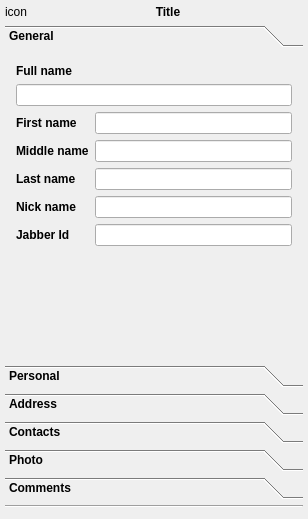
<?xml version="1.0" encoding="UTF-8"?>
<ui version="4.0">
 <class>VCardDialogClass</class>
 <widget class="QDialog" name="VCardDialogClass">
  <property name="geometry">
   <rect>
    <x>0</x>
    <y>0</y>
    <width>308</width>
    <height>519</height>
   </rect>
  </property>
  <property name="sizePolicy">
   <sizepolicy hsizetype="Expanding" vsizetype="Expanding">
    <horstretch>0</horstretch>
    <verstretch>0</verstretch>
   </sizepolicy>
  </property>
  <layout class="QVBoxLayout" name="verticalLayout">
   <property name="leftMargin">
    <number>5</number>
   </property>
   <property name="topMargin">
    <number>5</number>
   </property>
   <property name="rightMargin">
    <number>5</number>
   </property>
   <property name="bottomMargin">
    <number>5</number>
   </property>
   <item>
    <layout class="QHBoxLayout" name="horizontalLayout">
     <item>
      <widget class="QLabel" name="lblIcon">
       <property name="sizePolicy">
        <sizepolicy hsizetype="Preferred" vsizetype="Fixed">
         <horstretch>0</horstretch>
         <verstretch>0</verstretch>
        </sizepolicy>
       </property>
       <property name="text">
        <string>icon</string>
       </property>
      </widget>
     </item>
     <item>
      <widget class="QLabel" name="lblTitle">
       <property name="sizePolicy">
        <sizepolicy hsizetype="Expanding" vsizetype="Fixed">
         <horstretch>0</horstretch>
         <verstretch>0</verstretch>
        </sizepolicy>
       </property>
       <property name="font">
        <font>
         <weight>75</weight>
         <bold>true</bold>
        </font>
       </property>
       <property name="text">
        <string>Title</string>
       </property>
       <property name="alignment">
        <set>Qt::AlignCenter</set>
       </property>
      </widget>
     </item>
    </layout>
   </item>
   <item>
    <widget class="QToolBox" name="twtVCard">
     <property name="sizePolicy">
      <sizepolicy hsizetype="Expanding" vsizetype="Expanding">
       <horstretch>0</horstretch>
       <verstretch>0</verstretch>
      </sizepolicy>
     </property>
     <property name="font">
      <font>
       <weight>75</weight>
       <bold>true</bold>
      </font>
     </property>
     <widget class="QWidget" name="tabGeneral">
      <property name="geometry">
       <rect>
        <x>0</x>
        <y>0</y>
        <width>298</width>
        <height>311</height>
       </rect>
      </property>
      <property name="sizePolicy">
       <sizepolicy hsizetype="Expanding" vsizetype="Expanding">
        <horstretch>0</horstretch>
        <verstretch>0</verstretch>
       </sizepolicy>
      </property>
      <attribute name="label">
       <string>General</string>
      </attribute>
      <layout class="QFormLayout" name="formLayout_2">
       <item row="0" column="0">
        <widget class="QLabel" name="lblFullName">
         <property name="text">
          <string>Full name</string>
         </property>
         <property name="textFormat">
          <enum>Qt::PlainText</enum>
         </property>
        </widget>
       </item>
       <item row="1" column="0" colspan="2">
        <widget class="QLineEdit" name="lneFullName"/>
       </item>
       <item row="2" column="0">
        <widget class="QLabel" name="lblFirstName">
         <property name="text">
          <string>First name</string>
         </property>
         <property name="textFormat">
          <enum>Qt::PlainText</enum>
         </property>
        </widget>
       </item>
       <item row="2" column="1">
        <widget class="QLineEdit" name="lneFirstName"/>
       </item>
       <item row="3" column="0">
        <widget class="QLabel" name="lblMiddleName">
         <property name="text">
          <string>Middle name</string>
         </property>
         <property name="textFormat">
          <enum>Qt::PlainText</enum>
         </property>
        </widget>
       </item>
       <item row="3" column="1">
        <widget class="QLineEdit" name="lneMiddleName"/>
       </item>
       <item row="4" column="0">
        <widget class="QLabel" name="lblLastName">
         <property name="text">
          <string>Last name</string>
         </property>
         <property name="textFormat">
          <enum>Qt::PlainText</enum>
         </property>
        </widget>
       </item>
       <item row="4" column="1">
        <widget class="QLineEdit" name="lneLastName"/>
       </item>
       <item row="5" column="0">
        <widget class="QLabel" name="lblNickName">
         <property name="text">
          <string>Nick name</string>
         </property>
         <property name="textFormat">
          <enum>Qt::PlainText</enum>
         </property>
        </widget>
       </item>
       <item row="5" column="1">
        <widget class="QLineEdit" name="lneNickName"/>
       </item>
       <item row="6" column="0">
        <widget class="QLabel" name="lblJabberId">
         <property name="text">
          <string>Jabber Id</string>
         </property>
         <property name="textFormat">
          <enum>Qt::PlainText</enum>
         </property>
        </widget>
       </item>
       <item row="6" column="1">
        <widget class="QLineEdit" name="lneJabberId"/>
       </item>
      </layout>
     </widget>
     <widget class="QWidget" name="tabPersonal">
      <property name="geometry">
       <rect>
        <x>0</x>
        <y>0</y>
        <width>228</width>
        <height>220</height>
       </rect>
      </property>
      <property name="sizePolicy">
       <sizepolicy hsizetype="Expanding" vsizetype="Expanding">
        <horstretch>0</horstretch>
        <verstretch>0</verstretch>
       </sizepolicy>
      </property>
      <attribute name="label">
       <string>Personal</string>
      </attribute>
      <layout class="QFormLayout" name="formLayout">
       <item row="0" column="0">
        <widget class="QLabel" name="lblBirthday">
         <property name="text">
          <string>Birthday</string>
         </property>
         <property name="textFormat">
          <enum>Qt::PlainText</enum>
         </property>
        </widget>
       </item>
       <item row="0" column="1">
        <widget class="QDateEdit" name="dedBirthday">
         <property name="sizePolicy">
          <sizepolicy hsizetype="Expanding" vsizetype="Fixed">
           <horstretch>0</horstretch>
           <verstretch>0</verstretch>
          </sizepolicy>
         </property>
         <property name="dateTime">
          <datetime>
           <hour>0</hour>
           <minute>0</minute>
           <second>0</second>
           <year>1900</year>
           <month>1</month>
           <day>1</day>
          </datetime>
         </property>
         <property name="minimumDateTime">
          <datetime>
           <hour>0</hour>
           <minute>0</minute>
           <second>0</second>
           <year>1900</year>
           <month>1</month>
           <day>1</day>
          </datetime>
         </property>
         <property name="displayFormat">
          <string>dd.MMMM.yyyy</string>
         </property>
         <property name="calendarPopup">
          <bool>true</bool>
         </property>
        </widget>
       </item>
       <item row="1" column="0">
        <widget class="QLabel" name="lblGender">
         <property name="text">
          <string>Gender</string>
         </property>
         <property name="textFormat">
          <enum>Qt::PlainText</enum>
         </property>
        </widget>
       </item>
       <item row="1" column="1">
        <widget class="QComboBox" name="cmbGender">
         <property name="sizePolicy">
          <sizepolicy hsizetype="Expanding" vsizetype="Fixed">
           <horstretch>0</horstretch>
           <verstretch>0</verstretch>
          </sizepolicy>
         </property>
        </widget>
       </item>
       <item row="2" column="0">
        <widget class="QLabel" name="lblMarital">
         <property name="text">
          <string>Marital status</string>
         </property>
         <property name="textFormat">
          <enum>Qt::PlainText</enum>
         </property>
        </widget>
       </item>
       <item row="2" column="1">
        <widget class="QLineEdit" name="lneMarital"/>
       </item>
       <item row="3" column="0">
        <widget class="QLabel" name="lblOcuupation">
         <property name="text">
          <string>Occupation</string>
         </property>
         <property name="textFormat">
          <enum>Qt::PlainText</enum>
         </property>
        </widget>
       </item>
       <item row="3" column="1">
        <widget class="QLineEdit" name="lneTitle"/>
       </item>
       <item row="4" column="0">
        <widget class="QLabel" name="lblCompany">
         <property name="text">
          <string>Company</string>
         </property>
         <property name="textFormat">
          <enum>Qt::PlainText</enum>
         </property>
        </widget>
       </item>
       <item row="4" column="1">
        <widget class="QLineEdit" name="lneCompany"/>
       </item>
       <item row="5" column="0">
        <widget class="QLabel" name="lblDepartment">
         <property name="text">
          <string>Department</string>
         </property>
         <property name="textFormat">
          <enum>Qt::PlainText</enum>
         </property>
        </widget>
       </item>
       <item row="5" column="1">
        <widget class="QLineEdit" name="lneDepartment"/>
       </item>
       <item row="6" column="0">
        <widget class="QLabel" name="lblRole">
         <property name="text">
          <string>Role</string>
         </property>
         <property name="textFormat">
          <enum>Qt::PlainText</enum>
         </property>
        </widget>
       </item>
       <item row="6" column="1">
        <widget class="QLineEdit" name="lneRole"/>
       </item>
       <item row="7" column="0">
        <widget class="QLabel" name="lblHomePage">
         <property name="text">
          <string>Home page</string>
         </property>
         <property name="textFormat">
          <enum>Qt::PlainText</enum>
         </property>
        </widget>
       </item>
       <item row="7" column="1">
        <widget class="QLineEdit" name="lneHomePage"/>
       </item>
      </layout>
     </widget>
     <widget class="QWidget" name="tabAdress">
      <property name="geometry">
       <rect>
        <x>0</x>
        <y>0</y>
        <width>298</width>
        <height>311</height>
       </rect>
      </property>
      <property name="sizePolicy">
       <sizepolicy hsizetype="Expanding" vsizetype="Expanding">
        <horstretch>0</horstretch>
        <verstretch>0</verstretch>
       </sizepolicy>
      </property>
      <attribute name="label">
       <string>Address</string>
      </attribute>
      <layout class="QGridLayout" name="gridLayout_3">
       <property name="leftMargin">
        <number>2</number>
       </property>
       <property name="topMargin">
        <number>2</number>
       </property>
       <property name="rightMargin">
        <number>2</number>
       </property>
       <property name="bottomMargin">
        <number>2</number>
       </property>
       <property name="verticalSpacing">
        <number>4</number>
       </property>
       <item row="0" column="0">
        <widget class="QGroupBox" name="grbHomeAdress">
         <property name="sizePolicy">
          <sizepolicy hsizetype="Expanding" vsizetype="Preferred">
           <horstretch>0</horstretch>
           <verstretch>0</verstretch>
          </sizepolicy>
         </property>
         <property name="title">
          <string>Home</string>
         </property>
         <property name="flat">
          <bool>true</bool>
         </property>
         <layout class="QFormLayout" name="lotAdressHome">
          <property name="verticalSpacing">
           <number>6</number>
          </property>
          <property name="leftMargin">
           <number>6</number>
          </property>
          <property name="topMargin">
           <number>4</number>
          </property>
          <property name="rightMargin">
           <number>6</number>
          </property>
          <property name="bottomMargin">
           <number>4</number>
          </property>
          <item row="0" column="0">
           <widget class="QLabel" name="lblHomeStreet">
            <property name="text">
             <string>Street</string>
            </property>
            <property name="textFormat">
             <enum>Qt::PlainText</enum>
            </property>
           </widget>
          </item>
          <item row="0" column="1">
           <widget class="QLineEdit" name="lneHomeStreet"/>
          </item>
          <item row="1" column="0">
           <widget class="QLabel" name="lblHomeCity">
            <property name="text">
             <string>City</string>
            </property>
            <property name="textFormat">
             <enum>Qt::PlainText</enum>
            </property>
           </widget>
          </item>
          <item row="1" column="1">
           <widget class="QLineEdit" name="lneHomeCity"/>
          </item>
          <item row="2" column="0">
           <widget class="QLabel" name="lblHomeState">
            <property name="text">
             <string>State</string>
            </property>
            <property name="textFormat">
             <enum>Qt::PlainText</enum>
            </property>
           </widget>
          </item>
          <item row="2" column="1">
           <widget class="QLineEdit" name="lneHomeState"/>
          </item>
          <item row="3" column="0">
           <widget class="QLabel" name="lblHomeZip">
            <property name="text">
             <string>Zip code</string>
            </property>
            <property name="textFormat">
             <enum>Qt::PlainText</enum>
            </property>
           </widget>
          </item>
          <item row="3" column="1">
           <widget class="QLineEdit" name="lneHomeZip"/>
          </item>
          <item row="4" column="0">
           <widget class="QLabel" name="lblHomeCountry">
            <property name="text">
             <string>Country</string>
            </property>
            <property name="textFormat">
             <enum>Qt::PlainText</enum>
            </property>
           </widget>
          </item>
          <item row="4" column="1">
           <widget class="QLineEdit" name="lneHomeCountry"/>
          </item>
         </layout>
        </widget>
       </item>
       <item row="1" column="0">
        <widget class="QGroupBox" name="grbWorkAdress">
         <property name="sizePolicy">
          <sizepolicy hsizetype="Expanding" vsizetype="Preferred">
           <horstretch>0</horstretch>
           <verstretch>0</verstretch>
          </sizepolicy>
         </property>
         <property name="title">
          <string>Work</string>
         </property>
         <property name="flat">
          <bool>true</bool>
         </property>
         <layout class="QFormLayout" name="lotAdressWork">
          <property name="verticalSpacing">
           <number>6</number>
          </property>
          <property name="leftMargin">
           <number>6</number>
          </property>
          <property name="topMargin">
           <number>4</number>
          </property>
          <property name="rightMargin">
           <number>6</number>
          </property>
          <property name="bottomMargin">
           <number>4</number>
          </property>
          <item row="0" column="0">
           <widget class="QLabel" name="lblWorkStreet">
            <property name="text">
             <string>Street</string>
            </property>
            <property name="textFormat">
             <enum>Qt::PlainText</enum>
            </property>
           </widget>
          </item>
          <item row="0" column="1">
           <widget class="QLineEdit" name="lneWorkStreet"/>
          </item>
          <item row="1" column="0">
           <widget class="QLabel" name="lblWorkCity">
            <property name="text">
             <string>City</string>
            </property>
            <property name="textFormat">
             <enum>Qt::PlainText</enum>
            </property>
           </widget>
          </item>
          <item row="1" column="1">
           <widget class="QLineEdit" name="lneWorkCity"/>
          </item>
          <item row="2" column="0">
           <widget class="QLabel" name="lblWorkState">
            <property name="text">
             <string>State</string>
            </property>
            <property name="textFormat">
             <enum>Qt::PlainText</enum>
            </property>
           </widget>
          </item>
          <item row="2" column="1">
           <widget class="QLineEdit" name="lneWorkState"/>
          </item>
          <item row="3" column="0">
           <widget class="QLabel" name="lblWorkZip">
            <property name="text">
             <string>Zip code</string>
            </property>
            <property name="textFormat">
             <enum>Qt::PlainText</enum>
            </property>
           </widget>
          </item>
          <item row="3" column="1">
           <widget class="QLineEdit" name="lneWorkZip"/>
          </item>
          <item row="4" column="0">
           <widget class="QLabel" name="lblWorkCountry">
            <property name="text">
             <string>Country</string>
            </property>
            <property name="textFormat">
             <enum>Qt::PlainText</enum>
            </property>
           </widget>
          </item>
          <item row="4" column="1">
           <widget class="QLineEdit" name="lneWorkCountry"/>
          </item>
         </layout>
        </widget>
       </item>
      </layout>
     </widget>
     <widget class="QWidget" name="tabContacts">
      <property name="geometry">
       <rect>
        <x>0</x>
        <y>0</y>
        <width>105</width>
        <height>222</height>
       </rect>
      </property>
      <property name="sizePolicy">
       <sizepolicy hsizetype="Expanding" vsizetype="Expanding">
        <horstretch>0</horstretch>
        <verstretch>0</verstretch>
       </sizepolicy>
      </property>
      <attribute name="label">
       <string>Contacts</string>
      </attribute>
      <layout class="QVBoxLayout" name="verticalLayout_2">
       <property name="spacing">
        <number>4</number>
       </property>
       <property name="leftMargin">
        <number>2</number>
       </property>
       <property name="topMargin">
        <number>2</number>
       </property>
       <property name="rightMargin">
        <number>2</number>
       </property>
       <property name="bottomMargin">
        <number>2</number>
       </property>
       <item>
        <widget class="QGroupBox" name="grbEmail">
         <property name="title">
          <string>E-Mail</string>
         </property>
         <property name="flat">
          <bool>true</bool>
         </property>
         <layout class="QVBoxLayout" name="lotEmail">
          <property name="leftMargin">
           <number>0</number>
          </property>
          <property name="topMargin">
           <number>0</number>
          </property>
          <property name="rightMargin">
           <number>0</number>
          </property>
          <property name="bottomMargin">
           <number>0</number>
          </property>
          <item>
           <widget class="QListWidget" name="ltwEmails">
            <property name="sizePolicy">
             <sizepolicy hsizetype="Expanding" vsizetype="Preferred">
              <horstretch>0</horstretch>
              <verstretch>0</verstretch>
             </sizepolicy>
            </property>
           </widget>
          </item>
          <item>
           <layout class="QHBoxLayout" name="lotEmailButtons">
            <item>
             <widget class="QToolButton" name="tlbEmailAdd">
              <property name="sizePolicy">
               <sizepolicy hsizetype="Expanding" vsizetype="Fixed">
                <horstretch>0</horstretch>
                <verstretch>0</verstretch>
               </sizepolicy>
              </property>
              <property name="text">
               <string>Add</string>
              </property>
             </widget>
            </item>
            <item>
             <spacer name="horizontalSpacer">
              <property name="orientation">
               <enum>Qt::Horizontal</enum>
              </property>
              <property name="sizeHint" stdset="0">
               <size>
                <width>40</width>
                <height>20</height>
               </size>
              </property>
             </spacer>
            </item>
            <item>
             <widget class="QToolButton" name="tlbEmailDelete">
              <property name="sizePolicy">
               <sizepolicy hsizetype="Expanding" vsizetype="Fixed">
                <horstretch>0</horstretch>
                <verstretch>0</verstretch>
               </sizepolicy>
              </property>
              <property name="text">
               <string>Delete</string>
              </property>
             </widget>
            </item>
           </layout>
          </item>
         </layout>
        </widget>
       </item>
       <item>
        <widget class="QGroupBox" name="grbPhone">
         <property name="title">
          <string>Phone</string>
         </property>
         <property name="flat">
          <bool>true</bool>
         </property>
         <layout class="QVBoxLayout" name="lotPhone">
          <property name="leftMargin">
           <number>0</number>
          </property>
          <property name="topMargin">
           <number>0</number>
          </property>
          <property name="rightMargin">
           <number>0</number>
          </property>
          <property name="bottomMargin">
           <number>0</number>
          </property>
          <item>
           <widget class="QListWidget" name="ltwPhones">
            <property name="sizePolicy">
             <sizepolicy hsizetype="Expanding" vsizetype="Preferred">
              <horstretch>0</horstretch>
              <verstretch>0</verstretch>
             </sizepolicy>
            </property>
           </widget>
          </item>
          <item>
           <layout class="QHBoxLayout" name="lotPhoneButtons">
            <item>
             <widget class="QToolButton" name="tlbPhoneAdd">
              <property name="sizePolicy">
               <sizepolicy hsizetype="Expanding" vsizetype="Fixed">
                <horstretch>0</horstretch>
                <verstretch>0</verstretch>
               </sizepolicy>
              </property>
              <property name="text">
               <string>Add</string>
              </property>
             </widget>
            </item>
            <item>
             <spacer name="horizontalSpacer_2">
              <property name="orientation">
               <enum>Qt::Horizontal</enum>
              </property>
              <property name="sizeHint" stdset="0">
               <size>
                <width>40</width>
                <height>20</height>
               </size>
              </property>
             </spacer>
            </item>
            <item>
             <widget class="QToolButton" name="tlbPhoneDelete">
              <property name="sizePolicy">
               <sizepolicy hsizetype="Expanding" vsizetype="Fixed">
                <horstretch>0</horstretch>
                <verstretch>0</verstretch>
               </sizepolicy>
              </property>
              <property name="text">
               <string>Delete</string>
              </property>
             </widget>
            </item>
           </layout>
          </item>
         </layout>
        </widget>
       </item>
      </layout>
     </widget>
     <widget class="QWidget" name="tabPhoto">
      <property name="geometry">
       <rect>
        <x>0</x>
        <y>0</y>
        <width>151</width>
        <height>154</height>
       </rect>
      </property>
      <property name="sizePolicy">
       <sizepolicy hsizetype="Expanding" vsizetype="Expanding">
        <horstretch>0</horstretch>
        <verstretch>0</verstretch>
       </sizepolicy>
      </property>
      <attribute name="label">
       <string>Photo</string>
      </attribute>
      <layout class="QVBoxLayout" name="verticalLayout_3">
       <property name="spacing">
        <number>4</number>
       </property>
       <property name="leftMargin">
        <number>6</number>
       </property>
       <property name="topMargin">
        <number>4</number>
       </property>
       <property name="rightMargin">
        <number>6</number>
       </property>
       <property name="bottomMargin">
        <number>4</number>
       </property>
       <item>
        <widget class="QGroupBox" name="grbPhoto">
         <property name="sizePolicy">
          <sizepolicy hsizetype="Expanding" vsizetype="Expanding">
           <horstretch>0</horstretch>
           <verstretch>0</verstretch>
          </sizepolicy>
         </property>
         <property name="title">
          <string>Photo</string>
         </property>
         <property name="flat">
          <bool>true</bool>
         </property>
         <layout class="QVBoxLayout" name="lotPhotoImage">
          <property name="leftMargin">
           <number>0</number>
          </property>
          <property name="topMargin">
           <number>0</number>
          </property>
          <property name="rightMargin">
           <number>0</number>
          </property>
          <property name="bottomMargin">
           <number>0</number>
          </property>
          <item>
           <widget class="PrixmapFrame" name="pmfPhoto">
            <property name="sizePolicy">
             <sizepolicy hsizetype="Expanding" vsizetype="Expanding">
              <horstretch>0</horstretch>
              <verstretch>0</verstretch>
             </sizepolicy>
            </property>
            <property name="frameShape">
             <enum>QFrame::Box</enum>
            </property>
           </widget>
          </item>
          <item>
           <widget class="QLabel" name="lblPhotoSize">
            <property name="text">
             <string notr="true">Size: 100KB</string>
            </property>
            <property name="alignment">
             <set>Qt::AlignCenter</set>
            </property>
           </widget>
          </item>
          <item>
           <layout class="QHBoxLayout" name="lotPhotoButtons">
            <item>
             <widget class="QToolButton" name="tlbPhotoSave">
              <property name="sizePolicy">
               <sizepolicy hsizetype="Expanding" vsizetype="Fixed">
                <horstretch>0</horstretch>
                <verstretch>0</verstretch>
               </sizepolicy>
              </property>
              <property name="text">
               <string>Save</string>
              </property>
             </widget>
            </item>
            <item>
             <widget class="QToolButton" name="tlbPhotoLoad">
              <property name="sizePolicy">
               <sizepolicy hsizetype="Expanding" vsizetype="Fixed">
                <horstretch>0</horstretch>
                <verstretch>0</verstretch>
               </sizepolicy>
              </property>
              <property name="text">
               <string>Load</string>
              </property>
             </widget>
            </item>
            <item>
             <widget class="QToolButton" name="tlbPhotoClear">
              <property name="sizePolicy">
               <sizepolicy hsizetype="Expanding" vsizetype="Fixed">
                <horstretch>0</horstretch>
                <verstretch>0</verstretch>
               </sizepolicy>
              </property>
              <property name="text">
               <string>Clear</string>
              </property>
             </widget>
            </item>
           </layout>
          </item>
         </layout>
        </widget>
       </item>
       <item>
        <widget class="QGroupBox" name="grbLogo">
         <property name="sizePolicy">
          <sizepolicy hsizetype="Expanding" vsizetype="Expanding">
           <horstretch>0</horstretch>
           <verstretch>0</verstretch>
          </sizepolicy>
         </property>
         <property name="title">
          <string>Logo</string>
         </property>
         <property name="flat">
          <bool>true</bool>
         </property>
         <layout class="QVBoxLayout" name="lotLogoImage">
          <property name="leftMargin">
           <number>0</number>
          </property>
          <property name="topMargin">
           <number>0</number>
          </property>
          <property name="rightMargin">
           <number>0</number>
          </property>
          <property name="bottomMargin">
           <number>0</number>
          </property>
          <item>
           <widget class="PrixmapFrame" name="pmfLogo">
            <property name="sizePolicy">
             <sizepolicy hsizetype="Expanding" vsizetype="Expanding">
              <horstretch>0</horstretch>
              <verstretch>0</verstretch>
             </sizepolicy>
            </property>
            <property name="frameShape">
             <enum>QFrame::Box</enum>
            </property>
           </widget>
          </item>
          <item>
           <widget class="QLabel" name="lblLogoSize">
            <property name="text">
             <string notr="true">Size: 100KB</string>
            </property>
            <property name="alignment">
             <set>Qt::AlignCenter</set>
            </property>
           </widget>
          </item>
          <item>
           <layout class="QHBoxLayout" name="lotLogoButtons">
            <item>
             <widget class="QToolButton" name="tlbLogoSave">
              <property name="sizePolicy">
               <sizepolicy hsizetype="Expanding" vsizetype="Fixed">
                <horstretch>0</horstretch>
                <verstretch>0</verstretch>
               </sizepolicy>
              </property>
              <property name="text">
               <string>Save</string>
              </property>
             </widget>
            </item>
            <item>
             <widget class="QToolButton" name="tlbLogoLoad">
              <property name="sizePolicy">
               <sizepolicy hsizetype="Expanding" vsizetype="Fixed">
                <horstretch>0</horstretch>
                <verstretch>0</verstretch>
               </sizepolicy>
              </property>
              <property name="text">
               <string>Load</string>
              </property>
             </widget>
            </item>
            <item>
             <widget class="QToolButton" name="tlbLogoClear">
              <property name="sizePolicy">
               <sizepolicy hsizetype="Expanding" vsizetype="Fixed">
                <horstretch>0</horstretch>
                <verstretch>0</verstretch>
               </sizepolicy>
              </property>
              <property name="text">
               <string>Clear</string>
              </property>
             </widget>
            </item>
           </layout>
          </item>
         </layout>
        </widget>
       </item>
      </layout>
     </widget>
     <widget class="QWidget" name="tabComments">
      <property name="geometry">
       <rect>
        <x>0</x>
        <y>0</y>
        <width>98</width>
        <height>68</height>
       </rect>
      </property>
      <property name="sizePolicy">
       <sizepolicy hsizetype="Expanding" vsizetype="Expanding">
        <horstretch>0</horstretch>
        <verstretch>0</verstretch>
       </sizepolicy>
      </property>
      <attribute name="label">
       <string>Comments</string>
      </attribute>
      <layout class="QVBoxLayout" name="lotComments">
       <property name="leftMargin">
        <number>6</number>
       </property>
       <property name="topMargin">
        <number>3</number>
       </property>
       <property name="rightMargin">
        <number>6</number>
       </property>
       <property name="bottomMargin">
        <number>3</number>
       </property>
       <item>
        <widget class="QTextEdit" name="tedComments"/>
       </item>
      </layout>
     </widget>
    </widget>
   </item>
   <item>
    <widget class="Line" name="line">
     <property name="orientation">
      <enum>Qt::Horizontal</enum>
     </property>
    </widget>
   </item>
   <item>
    <widget class="QDialogButtonBox" name="btbButtons"/>
   </item>
  </layout>
 </widget>
 <layoutdefault spacing="6" margin="11"/>
 <customwidgets>
  <customwidget>
   <class>PrixmapFrame</class>
   <extends>QFrame</extends>
   <header>prixmapframe.h</header>
   <container>1</container>
  </customwidget>
 </customwidgets>
 <tabstops>
  <tabstop>twtVCard</tabstop>
  <tabstop>lneFullName</tabstop>
  <tabstop>lneFirstName</tabstop>
  <tabstop>lneMiddleName</tabstop>
  <tabstop>lneLastName</tabstop>
  <tabstop>lneNickName</tabstop>
  <tabstop>lneJabberId</tabstop>
  <tabstop>lneHomeStreet</tabstop>
  <tabstop>lneHomeCity</tabstop>
  <tabstop>lneHomeState</tabstop>
  <tabstop>lneHomeZip</tabstop>
  <tabstop>lneHomeCountry</tabstop>
  <tabstop>lneWorkStreet</tabstop>
  <tabstop>lneWorkCity</tabstop>
  <tabstop>lneWorkState</tabstop>
  <tabstop>lneWorkZip</tabstop>
  <tabstop>lneWorkCountry</tabstop>
  <tabstop>ltwEmails</tabstop>
  <tabstop>ltwPhones</tabstop>
  <tabstop>tlbEmailAdd</tabstop>
  <tabstop>tlbEmailDelete</tabstop>
  <tabstop>tlbPhoneAdd</tabstop>
  <tabstop>tlbPhoneDelete</tabstop>
  <tabstop>tlbPhotoSave</tabstop>
  <tabstop>tlbPhotoLoad</tabstop>
  <tabstop>tlbPhotoClear</tabstop>
  <tabstop>tlbLogoSave</tabstop>
  <tabstop>tlbLogoLoad</tabstop>
  <tabstop>tlbLogoClear</tabstop>
  <tabstop>tedComments</tabstop>
  <tabstop>btbButtons</tabstop>
 </tabstops>
 <resources/>
 <connections/>
</ui>
